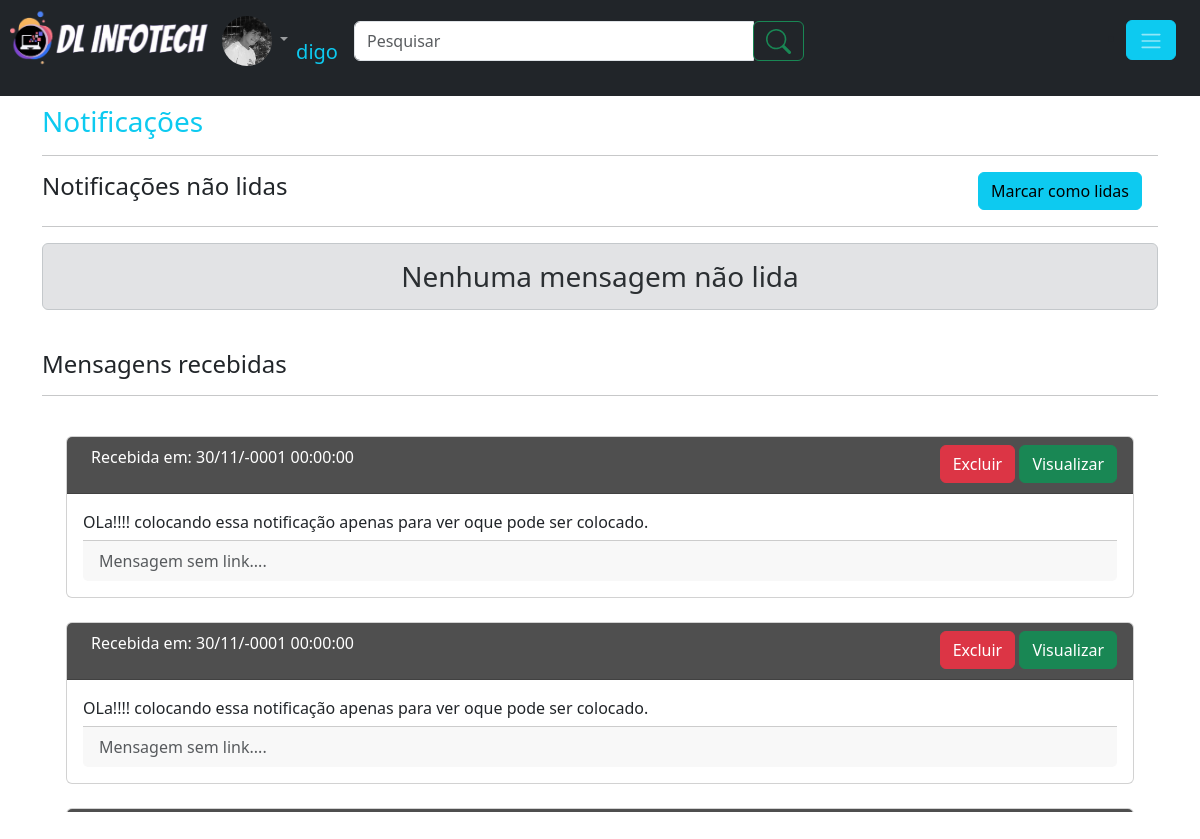
/usuario/notificacoes.php (signed in), run on the app's committed database.
### tables this page shows
CREATE TABLE `notificacoes` (
  `id_notificacoes` int(11) NOT NULL,
  `id_usuario` int(11) NOT NULL,
  `titulo` varchar(120) NOT NULL,
  `conteudo` varchar(250) NOT NULL,
  `link_1` varchar(120) NOT NULL,
  `link_2` varchar(120) NOT NULL,
  `link_3` varchar(120) NOT NULL,
  `link_4` varchar(120) NOT NULL,
  `link_5` varchar(120) NOT NULL,
  `condicao` int(1) NOT NULL,
  `data_envio` datetime NOT NULL
);

### verifica_session.php (called while the page is built, shortened)
<?php
if(empty($_SESSION['id_usuario'])){
	$logado = 0;
	session_destroy();
	}else{
        $id_usuario = $_SESSION['id_usuario'];
	}
?>

### usuario/notificacoes.php (the view, shortened to what this page needs)
<?php
require_once('../verifica_session.php');
require_once 'cabecalho.php';
?>
<div class="container" style="margin-top: 105px;">
    <h3 class="text-info">Notificações</h3>
    <hr><div class="row"><div class="col">
    <h4>Notificações não lidas</h4></div><div class="col" align="right"><a href="?ler_todas=ok" class="btn btn-info me-3">Marcar como lidas</a></div></div>
    <hr>
<?php
    $sql = "SELECT * FROM notificacoes WHERE id_usuario = '".$id_usuario."'";
    $consulta = $conexao->query($sql);
    $dados_a = $consulta->fetchALL(PDO::FETCH_ASSOC);
   echo '<div style="max-height:400px" class="overflow-auto">';
    $cont = 0;
	if($cont == 0){echo '<h3 class="alert alert-secondary text-center">Nenhuma mensagem não lida</h3>';}
	echo '</div>';
?>
    <h4 class="mt-4">Mensagens recebidas</h4>
    <hr>
	<div style="max-height:400px" class="overflow-auto">
<?php
	$contt=0;
    foreach ($dados_a as $d){
        if($d['condicao'] == 0){
			$contt += 1;
            $titulo = $d['titulo'];
            $conteudo = $d['conteudo'];
            $link_1 = $d['link_1'];
            $link_2 = $d['link_2'];
            $link_3 = $d['link_3'];
            $link_4 = $d['link_4'];
            $link_5 = $d['link_5'];
            $data_envio = $d['data_envio'];
            echo '<div class="card m-4">
			<div class="card-header text-white" style="background: #4f4f4f">
			<div class="row">
			<div class="col">
			<p class="ms-2"><strong>'.$titulo.'</strong> Recebida em: '. date_format(new DateTime($data_envio),"d/m/Y H:i:s").'</p></div>
			<div  class="col" align="right">
			<a href="?excluir='.$d['id_notificacoes'].'"class="btn btn-danger">Excluir</a>
			<a href="ver_notificacao.php?ver='.$d['id_notificacoes'].'" class="btn btn-success">Visualizar</a>
			</div>
			</div>
			</div>';
            echo '
			<div class="card-body">
			<span class="d-inline-block text-truncate" style="max-width: 650px;">'.$conteudo.'</span>';
            if(!empty($link_1) || !empty($link_2) || !empty($link_3) || !empty($link_4) || !empty($link_5)){
				echo '<br><div class="card-footer text-muted">Existe algum link na mensagem....</div></div></div>';
			}else{
				echo '<br><div class="card-footer text-muted">Mensagem sem link....</div></div></div>';
			}
        }
    }	if($contt == 0){echo '<h3 class="alert alert-secondary text-center">Nenhuma mensagem lida</h3>';}
?>
</div>
</div>

### data on the page
notificacoes: data_envio "30/11/-0001 00:00:00", conteudo "OLa!!!! colocando essa notificação apenas para ver oque pode ser colocado.", shows "Mensagem sem link...."
notificacoes: data_envio "30/11/-0001 00:00:00", conteudo "OLa!!!! colocando essa notificação apenas para ver oque pode ser colocado.", shows "Mensagem sem link...."

### other printed values
$nick "digo"
